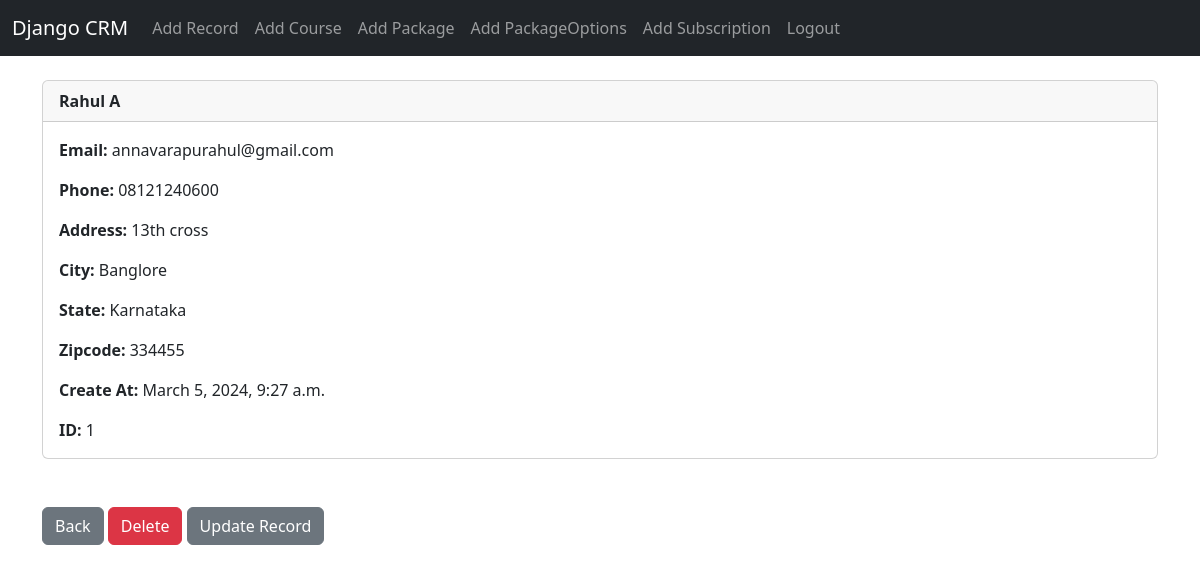
The page /record/1 (signed in) on the database its author committed.
### website/models.py (models this page shows, shortened)
class Record(models.Model):
	created_at = models.DateTimeField(auto_now_add=True)
	first_name = models.CharField(max_length=50)
	last_name =  models.CharField(max_length=50)
	email =  models.CharField(max_length=100)
	phone = models.CharField(max_length=15)
	address =  models.CharField(max_length=100)
	city =  models.CharField(max_length=50)
	state =  models.CharField(max_length=50)
	zipcode =  models.CharField(max_length=20)

### website/views.py (the view)
# urls.py: path('record/<int:pk>', views.customer_record, name='record'),
def customer_record(request, pk):
	if request.user.is_authenticated:
		customer_record = Record.objects.get(id=pk)
		return render(request, 'record.html', {'customer_record':customer_record})
	else:
		messages.success(request, "You Must Be Logged In To View That Page...")
		return redirect('home')

### website/templates/record.html
{% extends 'base.html' %}
{% block content %}
<div class="card">
  <div class="card-header"><strong>
    	{{ customer_record.first_name }}
		{{ customer_record.last_name }}</strong>
  </div>
  <div class="card-body">
<p class="card-text">
<strong>Email: </strong>{{ customer_record.email }}</p>
<p class="card-text">
<strong>Phone: </strong>{{ customer_record.phone }}
</p>
<p class="card-text">
<strong>Address: </strong>{{ customer_record.address }}</p>
<p class="card-text">
<strong>City: </strong>{{ customer_record.city }}</p>
<p class="card-text">
<strong>State: </strong>{{ customer_record.state }}</p>
<p class="card-text">
<strong>Zipcode: </strong>{{ customer_record.zipcode }}</p>
<p class="card-text">
<strong>Create At: </strong>{{ customer_record.created_at }}</p>
<p class="card-text">
<strong>ID: </strong>{{ customer_record.id }}</p>
  </div>
</div>
<br/><br/>
<a href="{% url 'home' %}" class="btn btn-secondary">Back</a>
<a href="{% url 'delete_record' customer_record.id %}" class="btn btn-danger">Delete</a>
<a href="{% url 'update_record' customer_record.id %}" class="btn btn-secondary">Update Record</a>
{% endblock %}

### rows shown on the page
Record: first_name "Rahul", last_name "A", email "annavarapurahul@gmail.com", phone "08121240600", address "13th cross", city "Banglore", state "Karnataka", zipcode "334455", created_at "March 5, 2024, 9:27 a.m.", id "1"
